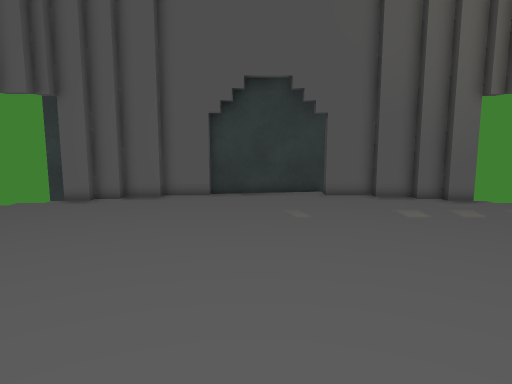
View 1 (above)

17 first-person views from a walk through a 3-D level made in the Unity game engine. The camera is 1.4 m above the floor, tilts 8° down and sees 70° across. The floor is counted in squares, 0.5 m on a side. Each view is taken from the middle of a square. On the plan, view 1 faces up. The plan holds only what a view shows up to about 20 squares ahead; the rest is blank. The place goes on beyond the plan.

View 2
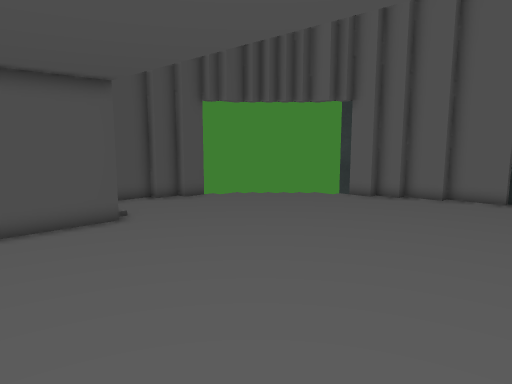

View 3
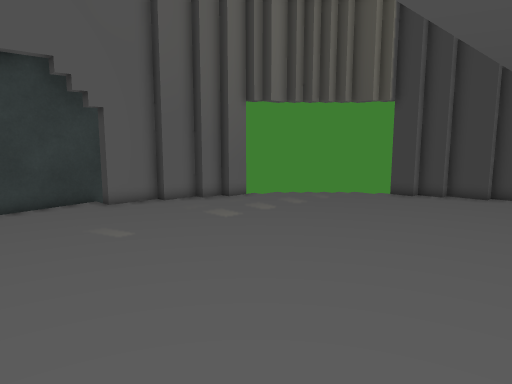

View 4
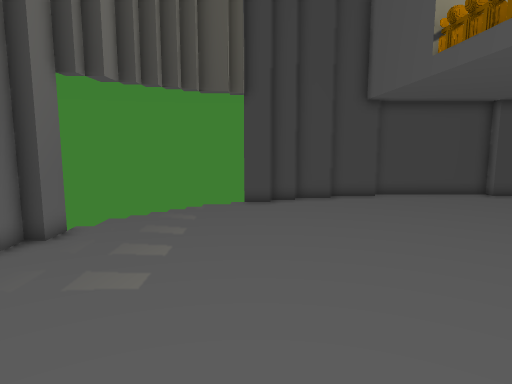

View 5
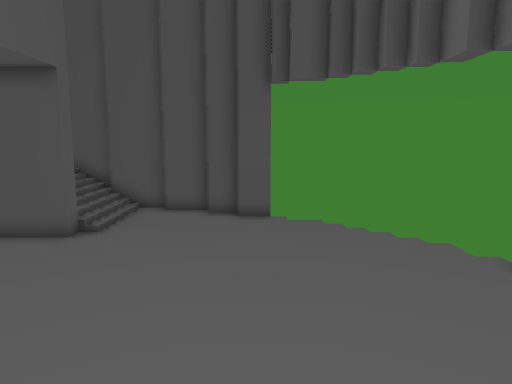

View 6
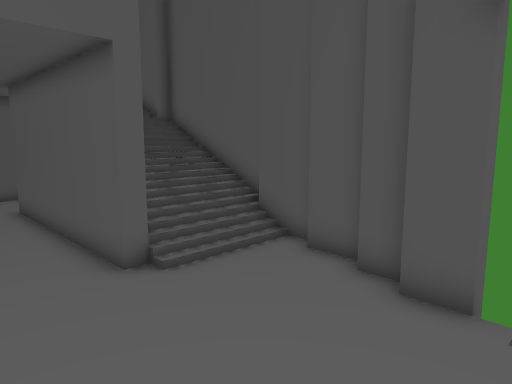

View 7
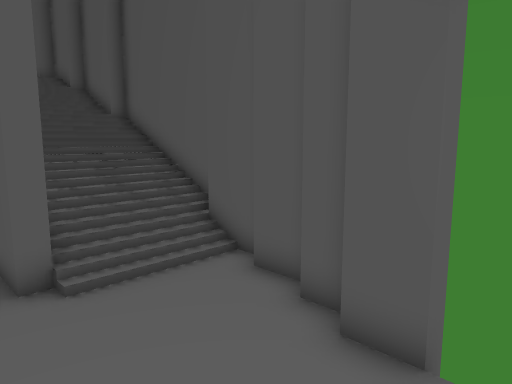

View 8
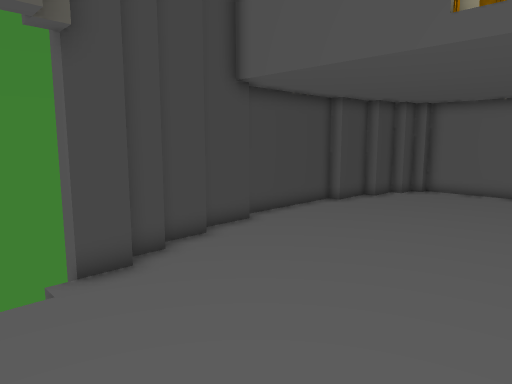

View 9
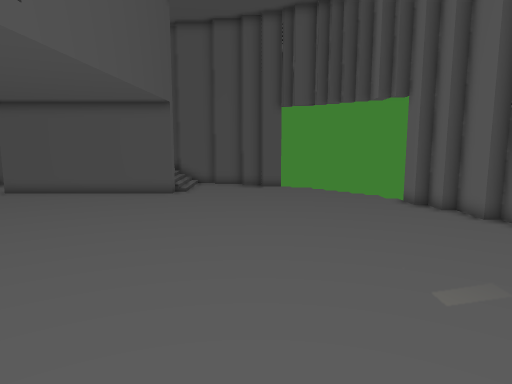

View 10
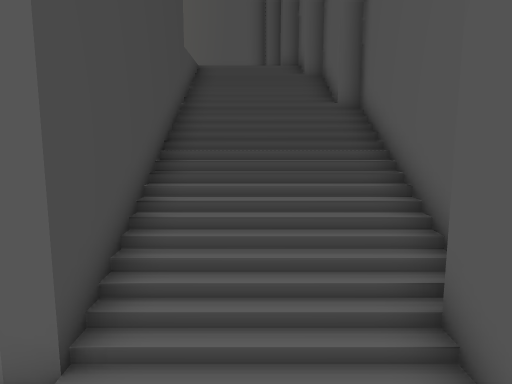

View 11
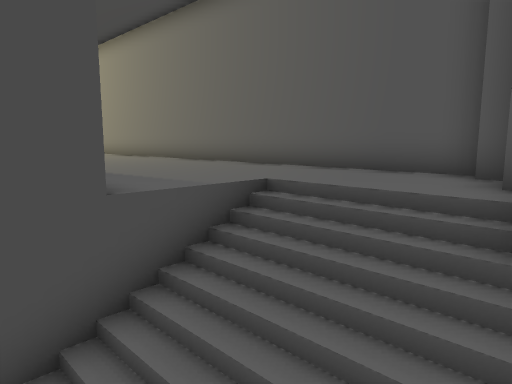

View 12
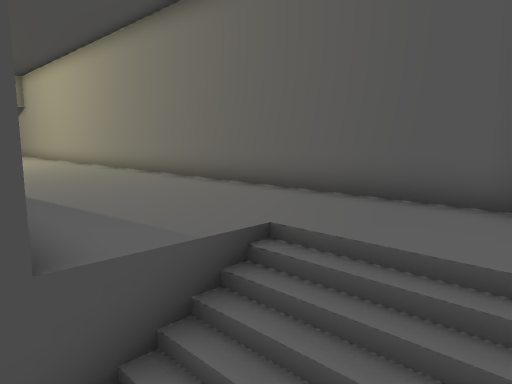

View 13
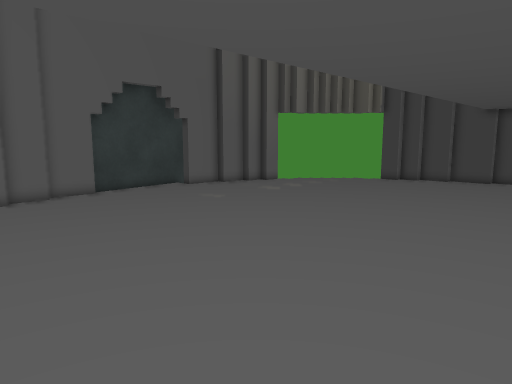

View 14
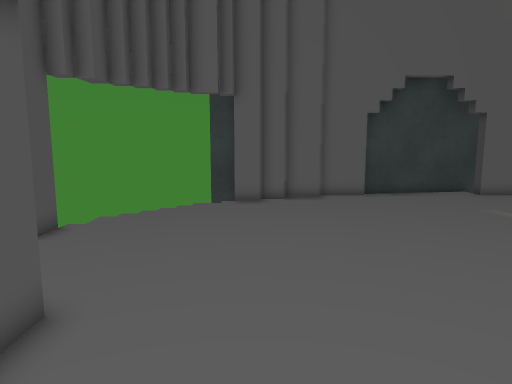

View 15
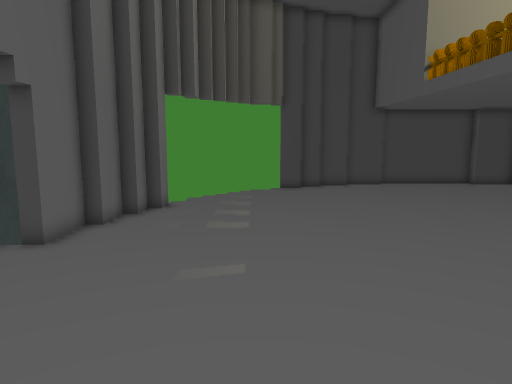

View 16
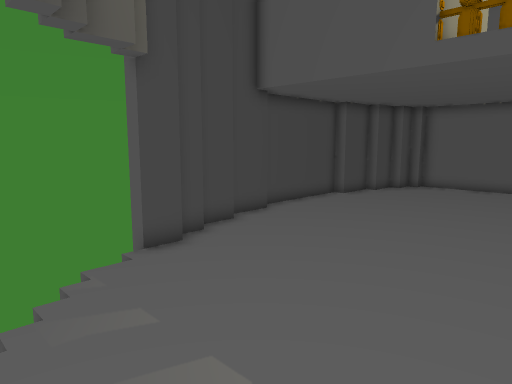

View 17
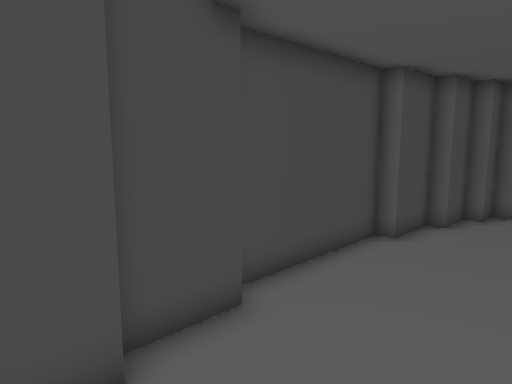

### Floor plan
Key: @ floor where view 1 was taken; # wall or solid block; x gap in a wall; . main floor; : floor 0.5 m higher than the main floor; + floor 1.5 m higher than the main floor; * floor 2.25 m higher than the main floor; % floor 2.5 m higher than the main floor; & floor 2.75 m higher than the main floor; / step, stairs or slope; = window, fence, low wall or low ledge; R railing.
Columns run from 17 left of view 1 to 18 right of it. Each row starts with its distance up from view 1.
 20                  #####
 19             ##### ...###
 18          ####..........####
 17         ##................#x
 16        ......................
 15       ........................
 14      ..........................
 13     ............................
 12     ............................
 11   ##............................ #
 10   #..............................#
  9  ##..............................##
  8  #................................#
  7  #................................#
  6  #........................./......##
  5 ##///##................&RRR/......##
  4 #:///##..............//     .......#
  3 #////##.............&/      .......#
  2 #////##.........../=&       .......#
  1 #////##.........../         .......#
  0 #+///##..........@/         .......#
 -1 ##///##....                 ......##
 -2  #///##&&                   ......##
 -3  #*///&&&&&&&               ......#
 -4  #%%%/&&&&&&&&&&&           ......#
 -5  ##&&&&&&&&&&&&&&&&&&       .....##
 -6   #&&&&&&&&&&&&&&&&&&&&&    .....#
 -7   ########################  ######

Positions as (right, up) in squares from view 1, and headings:
1: (0, 0), facing up
2: (1, 0), facing up-left
3: (-3, 3), facing up-right
4: (-1, 11), facing right
5: (-1, 11), facing left
6: (-8, 13), facing down-left
7: (-10, 13), facing down-left
8: (8, 14), facing down-right
9: (8, 10), facing left
10: (-14, 9), facing down
11: (-16, 0), facing down-right
12: (-15, -1), facing down-right
13: (-10, -1), facing up-right
14: (-8, 0), facing up
15: (-6, 13), facing right
16: (7, 16), facing down-right
17: (13, 9), facing down-right
